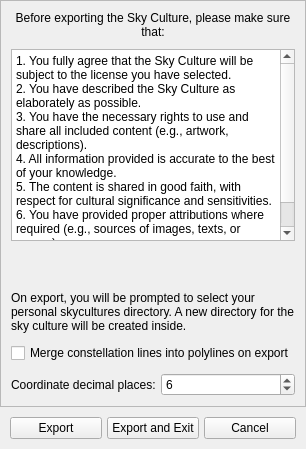
<?xml version="1.0" encoding="UTF-8"?>
<ui version="4.0">
 <class>scmSkyCultureExportDialog</class>
 <widget class="QWidget" name="scmSkyCultureExportDialog">
  <property name="sizePolicy">
   <sizepolicy hsizetype="Preferred" vsizetype="Preferred">
    <horstretch>0</horstretch>
    <verstretch>0</verstretch>
   </sizepolicy>
  </property>
  <property name="styleSheet">
   <string notr="true"/>
  </property>
  <layout class="QVBoxLayout" name="verticalLayout">
   <property name="spacing">
    <number>0</number>
   </property>
   <property name="leftMargin">
    <number>0</number>
   </property>
   <property name="topMargin">
    <number>0</number>
   </property>
   <property name="rightMargin">
    <number>0</number>
   </property>
   <property name="bottomMargin">
    <number>0</number>
   </property>
   <item>
    <widget class="TitleBar" name="titleBar">
     <property name="title" stdset="0">
      <string>SCM: Export</string>
     </property>
    </widget>
   </item>
   <item alignment="Qt::AlignTop">
    <widget class="QFrame" name="Content">
     <property name="sizePolicy">
      <sizepolicy hsizetype="Expanding" vsizetype="Expanding">
       <horstretch>0</horstretch>
       <verstretch>0</verstretch>
      </sizepolicy>
     </property>
     <property name="frameShape">
      <enum>QFrame::StyledPanel</enum>
     </property>
     <layout class="QVBoxLayout" name="contentLayout">
      <property name="spacing">
       <number>10</number>
      </property>
      <property name="leftMargin">
       <number>10</number>
      </property>
      <property name="topMargin">
       <number>10</number>
      </property>
      <property name="rightMargin">
       <number>10</number>
      </property>
      <property name="bottomMargin">
       <number>10</number>
      </property>
      <item>
       <widget class="QLabel" name="titleLbl">
        <property name="text">
         <string>Before exporting the Sky Culture, please make sure that:</string>
        </property>
        <property name="alignment">
         <set>Qt::AlignCenter</set>
        </property>
        <property name="wordWrap">
         <bool>true</bool>
        </property>
        <property name="margin">
         <number>0</number>
        </property>
       </widget>
      </item>
      <item>
       <widget class="QPlainTextEdit" name="plainTextEdit">
        <property name="sizePolicy">
         <sizepolicy hsizetype="Preferred" vsizetype="Preferred">
          <horstretch>0</horstretch>
          <verstretch>0</verstretch>
         </sizepolicy>
        </property>
        <property name="readOnly">
         <bool>true</bool>
        </property>
        <property name="plainText">
         <string>1. You fully agree that the Sky Culture will be subject to the license you have selected.
2. You have described the Sky Culture as elaborately as possible.
3. You have the necessary rights to use and share all included content (e.g., artwork, descriptions).
4. All information provided is accurate to the best of your knowledge.
5. The content is shared in good faith, with respect for cultural significance and sensitivities.
6. You have provided proper attributions where required (e.g., sources of images, texts, or names).</string>
        </property>
       </widget>
      </item>
      <item>
       <spacer name="verticalSpacer">
        <property name="orientation">
         <enum>Qt::Vertical</enum>
        </property>
        <property name="sizeHint" stdset="0">
         <size>
          <width>20</width>
          <height>40</height>
         </size>
        </property>
       </spacer>
      </item>
      <item>
       <widget class="QLabel" name="label">
        <property name="text">
         <string>On export, you will be prompted to select your personal skycultures directory. A new directory for the sky culture will be created inside.</string>
        </property>
        <property name="wordWrap">
         <bool>true</bool>
        </property>
       </widget>
      </item>
      <item>
       <widget class="QCheckBox" name="mergeLinesCB">
        <property name="text">
         <string>Merge constellation lines into polylines on export</string>
        </property>
       </widget>
      </item>
      <item>
       <layout class="QHBoxLayout" name="coordinateDecimalsLayout">
        <property name="spacing">
         <number>5</number>
        </property>
        <item>
         <widget class="QLabel" name="coordinateDecimalsLbl">
          <property name="text">
           <string>Coordinate decimal places:</string>
          </property>
         </widget>
        </item>
        <item>
         <widget class="QSpinBox" name="coordinateDecimalsSB">
          <property name="minimum">
           <number>1</number>
          </property>
          <property name="maximum">
           <number>10</number>
          </property>
          <property name="value">
           <number>6</number>
          </property>
         </widget>
        </item>
       </layout>
      </item>
     </layout>
    </widget>
   </item>
   <item>
    <layout class="QHBoxLayout" name="btnLayout">
     <property name="spacing">
      <number>5</number>
     </property>
     <property name="leftMargin">
      <number>10</number>
     </property>
     <property name="topMargin">
      <number>10</number>
     </property>
     <property name="rightMargin">
      <number>10</number>
     </property>
     <property name="bottomMargin">
      <number>10</number>
     </property>
     <item>
      <widget class="QPushButton" name="exportBtn">
       <property name="text">
        <string>Export</string>
       </property>
      </widget>
     </item>
     <item>
      <widget class="QPushButton" name="exportAndExitBtn">
       <property name="text">
        <string>Export and Exit</string>
       </property>
      </widget>
     </item>
     <item>
      <widget class="QPushButton" name="cancelBtn">
       <property name="text">
        <string>Cancel</string>
       </property>
      </widget>
     </item>
    </layout>
   </item>
  </layout>
 </widget>
 <customwidgets>
  <customwidget>
   <class>TitleBar</class>
   <extends>QFrame</extends>
   <header location="global">Dialog.hpp</header>
   <container>1</container>
  </customwidget>
 </customwidgets>
 <resources>
  <include location="../../resources/SkyCultureMaker.qrc"/>
 </resources>
 <connections/>
</ui>
